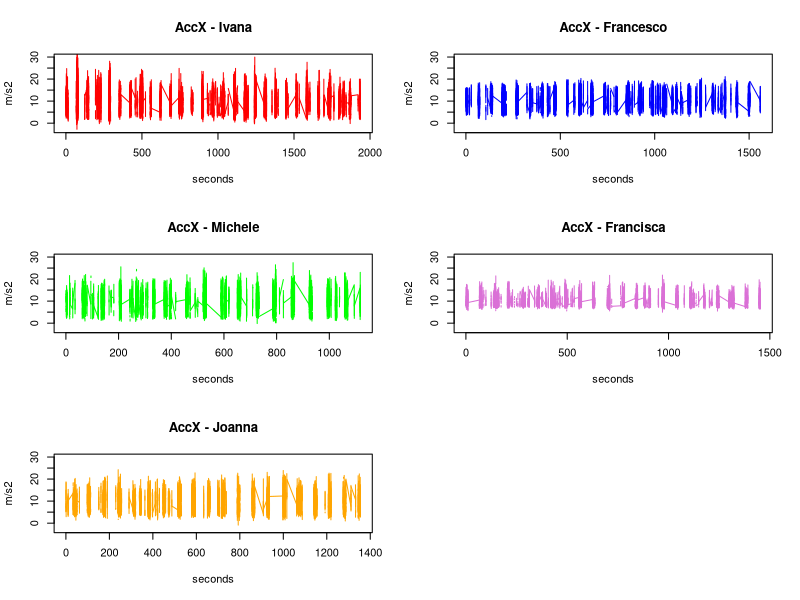
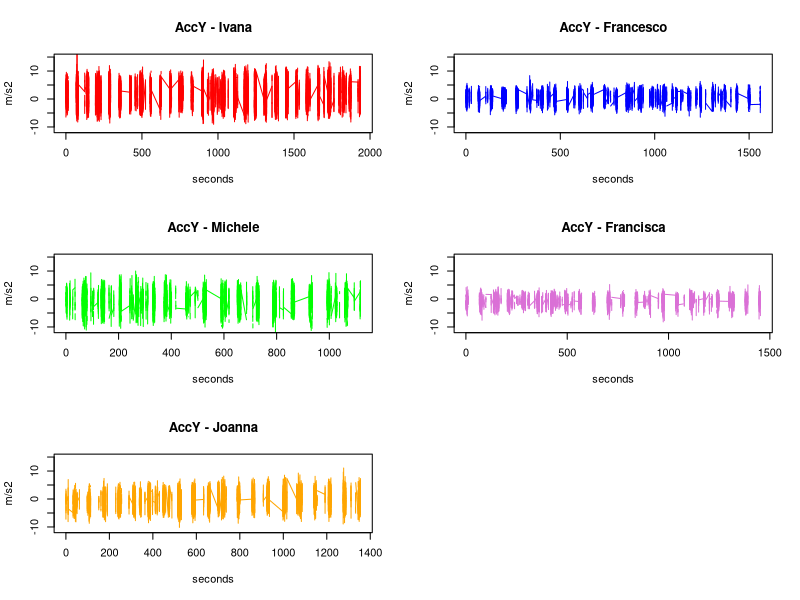
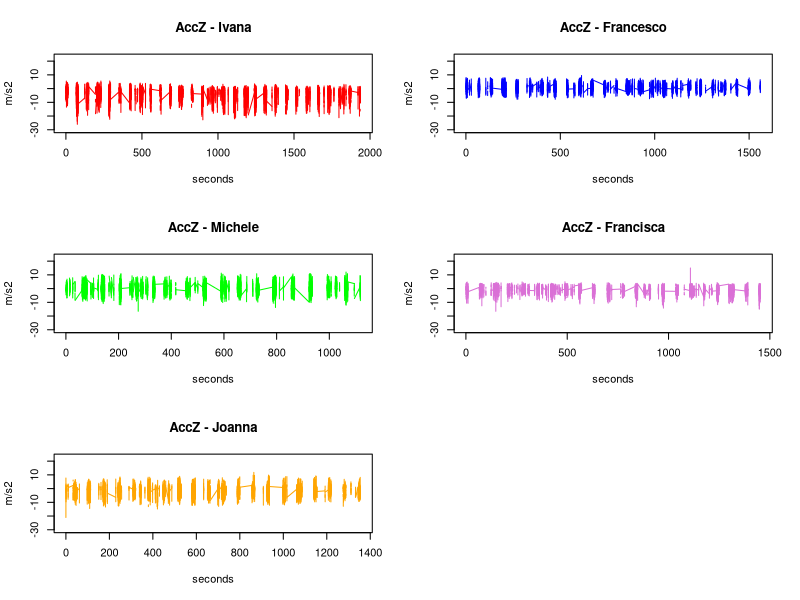
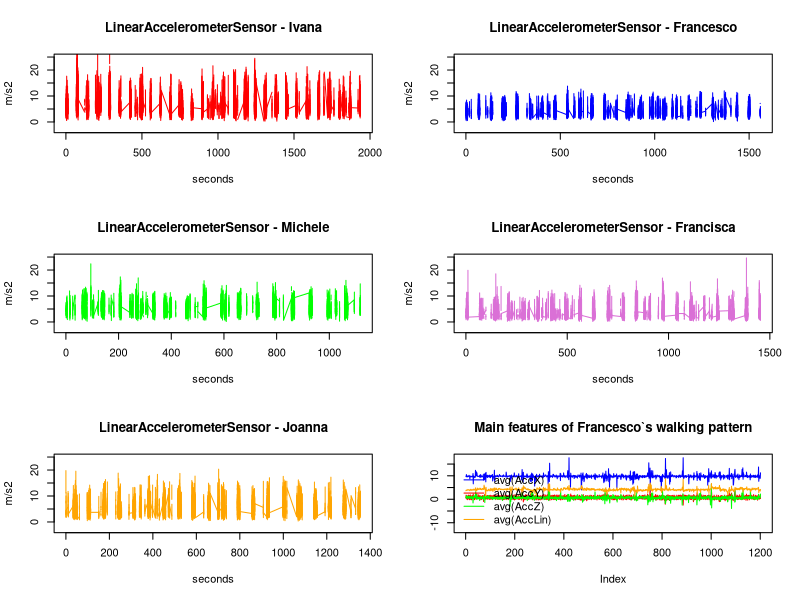
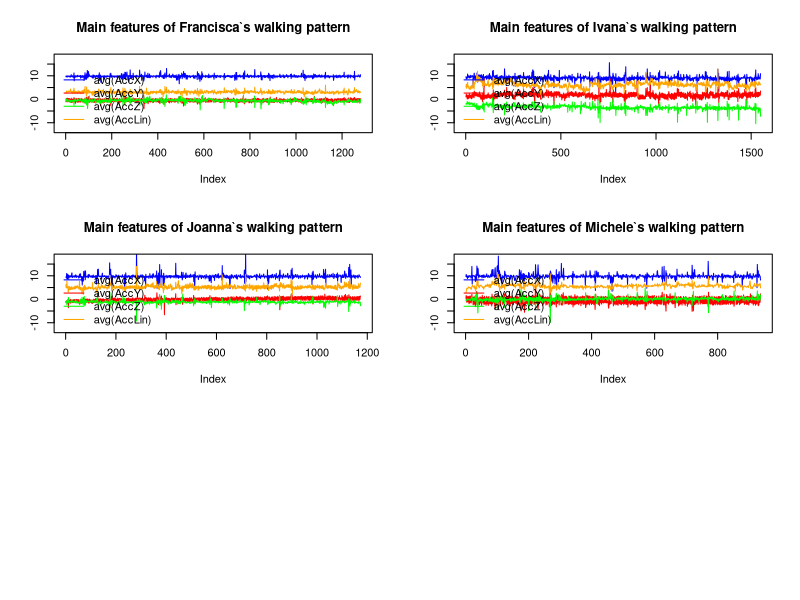
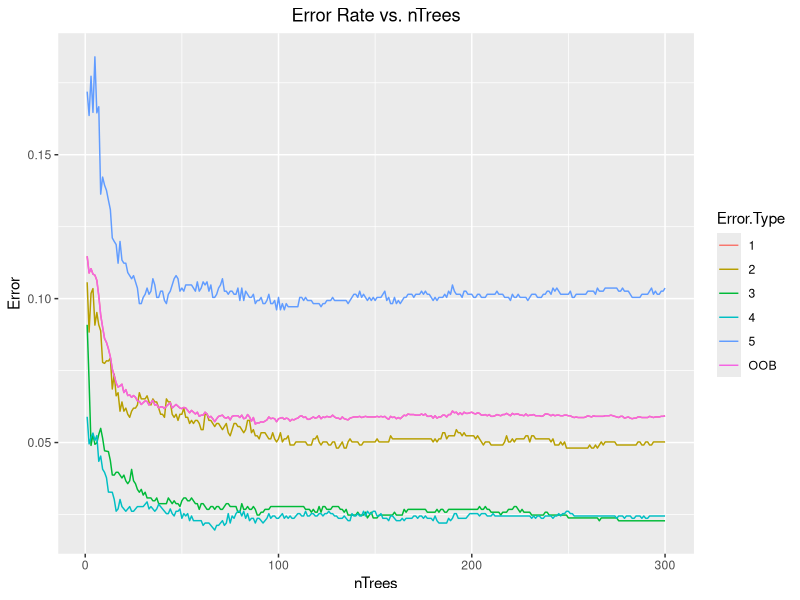
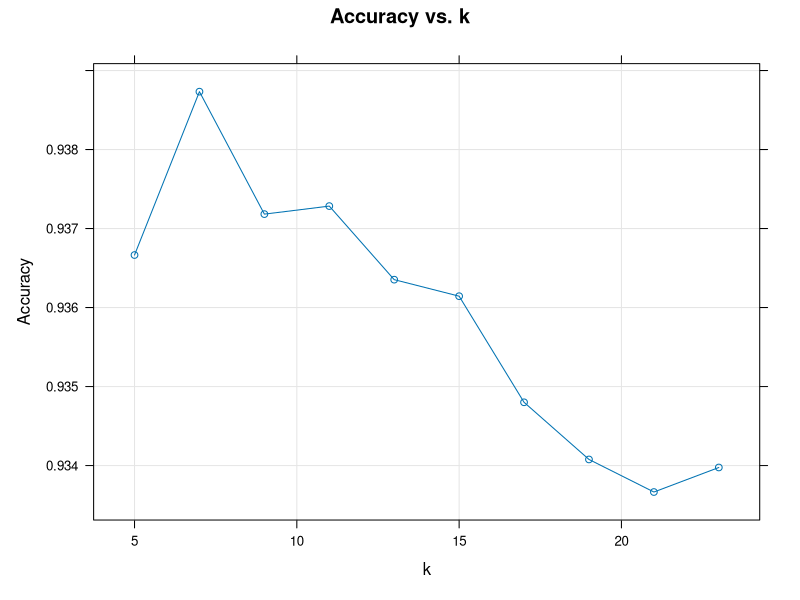

Write R code to recreate these figures, in order. (Note: a time limit stopped this script after it produced the figures.)
## ---- chunk 1
## Libraries
suppressMessages(require(randomForest, quietly = T))
suppressMessages(require(caret, quietly = T))
suppressMessages(require(MASS, quietly = T))
suppressMessages(require(e1071, quietly = T))
suppressMessages(require(doParallel, quietly = T))
suppressMessages(require(corrplot, quietly = T))
suppressMessages(require(glmnet, quietly = T))


Ivana.df <- read.csv('Ivana_2walk-Samsung Recording 1-cropped.csv')
Francesco.df <- read.csv('Francesco_2walk-Samsung Recording 2-cropped.csv')
Michele.df <- read.csv('Michele_2walk-Samsung Recording 2-cropped.csv')
Francisca.df <- read.csv('Francisca_2walk-Samsung Recording 1-cropped.csv')
Joanna.df <- read.csv('Asia_2walk-Samsung Recording 1-cropped.csv')
## ---- chunk 2
acc.type.plots <- function(column="AccX", ylim.min = 0, ylim.max = 28){
  par(mfrow=c(3,2))
  
  plot(Ivana.df$relative_time/1000, Ivana.df[[column]], type = "l", col="red", 
       main = paste0(column, " - Ivana"), ylim = c(ylim.min, ylim.max),
       ylab = "m/s2", xlab = "seconds")
  plot(Francesco.df$relative_time/1000, Francesco.df[[column]], type = "l", col="blue", 
       main = paste0(column, " - Francesco"), ylim = c(ylim.min, ylim.max),
       ylab = "m/s2", xlab = "seconds")
  plot(Michele.df$relative_time/1000, Michele.df[[column]], type = "l", col="green", 
       main = paste0(column, " - Michele"), ylim = c(ylim.min, ylim.max),
       ylab = "m/s2", xlab = "seconds")
  plot(Francisca.df$relative_time/1000, Francisca.df[[column]], type = "l", col="orchid", 
       main = paste0(column, " - Francisca"), ylim = c(ylim.min, ylim.max),
       ylab = "m/s2", xlab = "seconds")
  plot(Joanna.df$relative_time/1000, Joanna.df[[column]], type = "l", col="orange", 
       main = paste0(column, " - Joanna"), ylim = c(ylim.min, ylim.max),
       ylab = "m/s2", xlab = "seconds")
}

acc.type.plots(column="AccX", ylim.min = -3, ylim.max = 30)
## ---- chunk 3
acc.type.plots(column="AccY", ylim.min = -11, ylim.max = 15)
## ---- chunk 4
acc.type.plots(column="AccZ", ylim.min = -30, ylim.max = 23)
## ---- chunk 5
acc.type.plots(column="LinearAccelerometerSensor", ylim.min = -3, ylim.max = 25)
## ---- chunk 6
### It is a function that obtains possible bins for each dataset

slicer <- function(df, window.size=200, overlap = 100){
  # non-overlap size
  non_overlap <- window.size - overlap
  
  # starting index 
  from <- 1
  
  # starting relative time
  start <- df[["relative_time"]][1]
  
  # vector for created bins
  bins <- list()
  counter <- 1
  
  done <- FALSE
  while (done != TRUE) {
    # get possible bin indexes  = [start, end)
    bin.idx <- c(from, from + window.size)
    
    # get relative time indexes appropriate for that bin and save to bins vector
    bin <- c()
    for(i in start:nrow(df)) ifelse(df$relative_time[i] < bin.idx[2], bin <- c(bin, i), break)
    
    if(is.null(bin) == FALSE) {
      bins[[counter]] <- bin
      counter = counter + 1
    }
    
    # switch starting index for the next bin
    from <- from + non_overlap
    #start <- i
    start <- which(df$relative_time >= from)[1]

    # terminating condition:
    if(from > df[["relative_time"]][nrow(df)]) done <- TRUE
  }
  return(bins)
  }
## ---- chunk 7
## Numbers of possible bins with specific window.size and overlap
window.size = 500
overlap = 200

Ivana.bins <- slicer(Ivana.df, window.size=window.size, overlap = overlap)
paste("Ivana", length(Ivana.bins))
Michele.bins <- slicer(Michele.df, window.size=window.size, overlap = overlap)
paste("Michele", length(Michele.bins))
Francesco.bins <- slicer(Francesco.df, window.size=window.size, overlap = overlap)
paste("Francesco",length(Francesco.bins))
Francisca.bins <- slicer(Francisca.df, window.size=window.size, overlap = overlap)
paste("Francisca", length(Francisca.bins))
Joanna.bins <- slicer(Joanna.df, window.size=window.size, overlap = overlap)
paste("Joanna", length(Joanna.bins))
## ---- chunk 8
Ivana.df[Ivana.bins[[1]], ]
## ---- chunk 9
# function which computes the absolute difference
absolute_diff <- function(xx){
  ## calculated only for rows without NANs
  xx <- na.omit(xx)
  return((1/length(xx)) * sum(abs(xx - mean(xx))))}
## ---- chunk 10
build.features <- function(df, bins, person_ID){
  # initialize a feature dataframe
  feature.df <- data.frame()
  
  # iterate through bins, generate features and add to feature dataframe
  for(bin.ids in bins){
    bin <- df[bin.ids, ]
    created_obs <- data.frame(mean(bin$AccX, na.rm = TRUE), 
                              sd(bin$AccX, na.rm = TRUE), 
                              absolute_diff(bin$AccX), 
                              mean(bin$AccY, na.rm = TRUE),
                              sd(bin$AccY, na.rm = TRUE),
                              absolute_diff(bin$AccY), 
                              mean(bin$AccZ, na.rm = TRUE), 
                              sd(bin$AccZ, na.rm = TRUE),
                              absolute_diff(bin$AccZ), 
                              mean(bin$LinearAccelerometerSensor, na.rm = TRUE), 
                              person_ID)
    feature.df <- rbind(feature.df, created_obs)
  }
  
  names(feature.df) <- c('meanAccX', 'sdAccX', 'absdiff_AccX', 
                         'meanAccY', 'sdAccY', 'absdiff_AccY',
                         'meanAccZ', 'sdAccZ', 'absdiff_AccZ', 
                         'meanAccLin', 'person_ID')
  return(feature.df)
}


Francesco.feature.df <- build.features(Francesco.df, Francesco.bins, person_ID = 1)
Francisca.feature.df <- build.features(Francisca.df, Francisca.bins, person_ID = 2)
Ivana.feature.df <- build.features(Ivana.df, Ivana.bins, person_ID = 3)
Joanna.feature.df <- build.features(Joanna.df, Joanna.bins, person_ID = 4)
Michele.feature.df <- build.features(Michele.df, Michele.bins, person_ID = 5)
## ---- chunk 11
# function that plots main features (AccX, AccY, AccZ, LinAcc)
plot.features <- function(feature.df, person){
  plot(feature.df$meanAccX, col = "blue", ylim = c(-13,18), type = "l",
       ylab = "")
  points(x=1:nrow(feature.df), y = feature.df$meanAccY, 
         type = "l", col = "red")
  points(x=1:nrow(feature.df), y = feature.df$meanAccZ,
         type = "l", col = "green")
  points(x=1:nrow(feature.df), y = feature.df$meanAccLin,
         type = "l", col = "orange")
  title(paste0("Main features of ", person, "`s walking pattern"))
  legend("bottomleft", legend=c("avg(AccX)", 'avg(AccY)', 'avg(AccZ)', 'avg(AccLin)'),
         col = c("blue", 'red', "green", 'orange'), lwd = c(1,1,1,1), bty = "n")
}


plot.features(Francesco.feature.df, "Francesco")
## ---- chunk 12
plot.features(Francisca.feature.df, "Francisca")
## ---- chunk 13
plot.features(Ivana.feature.df, "Ivana")
## ---- chunk 14
plot.features(Joanna.feature.df, "Joanna")
## ---- chunk 15
plot.features(Michele.feature.df, "Michele")
## ---- chunk 16
walks.df <- rbind(Francesco.feature.df, 
                  Francisca.feature.df,
                  Ivana.feature.df, 
                  Joanna.feature.df, 
                  Michele.feature.df)
# removing NANs
walks.df <- na.omit(walks.df)
# reindex
rownames(walks.df) <- NULL
# show first rows 
head(walks.df)
## ---- chunk 17
prop.table(table(walks.df$person_ID))
## ---- chunk 18
set.seed(13401)

# idx for the training set
idx.train <- caret::createDataPartition(walks.df$person_ID, p = 0.8, list = FALSE)

# creating X_train and y_train sets
X_train <- walks.df[idx.train, ]
y_train <- as.factor(X_train$person_ID)
X_train$person_ID <- NULL

# creating test set
X_test <- walks.df[-idx.train, ]
y_test <- as.factor(X_test$person_ID)
X_test$person_ID <- NULL
## ---- chunk 19
# choosing the number of trees - based on X_train
RF.model <- randomForest(x = X_train, y = y_train, ntree=300, proximity=T)

head(RF.model$err.rate)
## ---- chunk 20
# using err.rate values from RF.model we create a dataframe in order to plot 
# the OOB errors using ggplot
oob.error <- data.frame(
  nTrees = rep(1:nrow(RF.model$err.rate), times = 6),
  Error.Type = rep(c('OOB', "1", "2", "3", "4", "5"), each =nrow(RF.model$err.rate)),
  Error = c(RF.model$err.rate[, "OOB"], 
            RF.model$err.rate[, 1],
            RF.model$err.rate[, 2],
            RF.model$err.rate[, 3],
            RF.model$err.rate[, 4],
            RF.model$err.rate[, 5])
)
## ---- chunk 21
require(ggplot2)

ggplot(data = oob.error, aes(x=nTrees, y = Error)) + 
  geom_line(aes(color = Error.Type)) + ggtitle("Error Rate vs. nTrees") + theme(plot.title = element_text(hjust = 0.5))

## ---- chunk 22
randomForest.fit.predict <- function(X_train, y_train, X_test, y_test, full.stats = TRUE){ 
  cat("\n\n\t\t\t RANDOM FOREST algorithm \n\n")
  # Model on training data
  model_RF = randomForest(x = X_train, y = y_train, ntree=150, proximity=T)
  
  # Check if all values are predicted (no NA's)
  ifelse(sum(is.na(model_RF$predicted)) != 0, 
         ok <- "There are NAN values in predictions", 
         ok <- "All predictions evaluated")
  if(full.stats==TRUE) print(ok)
  
  # Confusion matrix of the prediction (based on OOB data)
  if(full.stats==TRUE) {
  cat("\nConfusion matrix of the prediction (based on OOB data) : \n")
  print(model_RF$confusion)
  }
  ## Error rate based on OOB
  # model_RF$err.rate
  
  # Error on the training set
  err.train <- mean(as.vector(model_RF$predicted) != as.vector(y_train))*100
  cat(sprintf("\nTrain Missclassification rate: %f", round(err.train,2)))
  
  if(full.stats==TRUE) cat("\n\n       Predictions on the TEST set\n ------------------------------------ \n")
  
  # Predict from test set
  predictions <- predict(model_RF, newdata = X_test)
  
  # Error on the test set
  err.test <- mean(predictions != y_test)*100
  cat(sprintf("\nTest Missclassification rate: %f \n\n", round(err.test,2)))
  
  statistics <- confusionMatrix(predictions, y_test)
  if(full.stats==TRUE) print(statistics)
  else print(statistics$overall["Accuracy"])
  
  return(predictions)
}  

RF.pred <- randomForest.fit.predict(X_train, y_train, X_test, y_test)
## ---- chunk 23

lda.fit.predict <- function(X_train, y_train, X_test, y_test, full.stats=TRUE){
  cat("\n\n\t\t\t LDA - LINEAR DISCRIMINANT ANALYSIS algorithm \n\n")
  # Model
  mod_LDA = lda(y_train ~ ., data = X_train)
  
  # Prediction on train set
  tr_pred_LDA = predict(mod_LDA, X_train)
  
  # Check if all values are predicted (no NA's)
  ifelse(sum(is.na(tr_pred_LDA$class)) != 0, 
         ok <- "There are NAN values in predictions", 
         ok <- "All predictions evaluated")
  if(full.stats==TRUE) print(ok)
  
  # Error on the training set
  ETr_LDA = mean(as.vector(tr_pred_LDA$class) != as.vector(y_train))*100
  cat(sprintf("\nTrain Missclassification rate: %f", round(ETr_LDA,2)))
  
  if(full.stats==TRUE) cat("\n\n       Predictions on the TEST set\n ------------------------------------ \n")
  
  # Prediction on test set
  pred_LDA = predict(mod_LDA, X_test)
  
  # Error on the test set
  ETe_LDA <- mean(pred_LDA$class != y_test)*100
  cat(sprintf("\nTest Missclassification rate: %f \n\n", round(ETe_LDA,2)))
  
  # Statistics
  statistics <- confusionMatrix(pred_LDA$class, y_test)
  if(full.stats==TRUE) print(statistics)
  else print(statistics$overall["Accuracy"])
  
  return(pred_LDA)
}

lda.pred <- lda.fit.predict(X_train, y_train, X_test, y_test)
## ---- chunk 24

naivebayes.fit.predict <- function(X_train, y_train, X_test, y_test, full.stats=TRUE){
  cat("\n\n\t\t\t NAIVE BAYES algorithm \n\n")
  
  # Model
  mod_NB = naiveBayes(y_train ~ ., data = X_train, type = "raw")
  
  # Prediction on train set
  tr_pred = predict(mod_NB, X_train)

  # Check if all values are predicted (no NA's)
  ifelse(sum(is.na(tr_pred)) != 0, 
         ok <- "There are NAN values in predictions", 
         ok <- "All predictions evaluated")
  if(full.stats==TRUE) print(ok)
  
  # Error on the training set
  tr.error = mean(as.vector(tr_pred) != as.vector(y_train))*100
  cat(sprintf("\nTrain Missclassification rate: %f", round(tr.error,2)))
  
  if(full.stats==TRUE) cat("\n\n       Predictions on the TEST set\n ------------------------------------ \n")
  
  # Prediction on test set
  pred_NB = predict(mod_NB, X_test)   
  
  # Error on the test set
  MCE_NB = mean(pred_NB !=  y_test)*100
  cat(sprintf("\nTest Missclassification rate: %f \n\n", round(MCE_NB,2)))
  
  # Statistics
  statistics <- confusionMatrix(pred_NB, y_test)
  if(full.stats==TRUE) print(statistics)
  else print(statistics$overall["Accuracy"])
  
  return(pred_NB)
}

naivebayes.pred <- naivebayes.fit.predict(X_train, y_train, X_test, y_test)
## ---- chunk 25
set.seed(123)
registerDoParallel(cores=1)
trctrl <- trainControl(method = "repeatedcv", number = 10, repeats = 2)

knn_fit <- train(y = y_train ,
                 x = X_train, method = "knn",
                 trControl  = trctrl,
                 preProcess = c("center", "scale"),
                 tuneLength = 10)
# Take a look
print(paste("Best parameter:", as.character(knn_fit$bestTune)))
plot(knn_fit, main="Accuracy vs. k", xlab="k", ylab="Accuracy")
## ---- chunk 26
# function used inside knn.fit.predict
# it takes the label/class according to the highest probability
get_label <- function(predictions){
  n = nrow(predictions)
  pred_labels = rep(NA,n)
  for(i in 1:n){
    max.id <- which.max(predictions[i, ])
    pred_labels[i] <- names(predictions[i, max.id])
  }
  return(as.factor(pred_labels))
}
## ---- chunk 27
knn.fit.predict <- function(X_train, y_train, X_test, y_test, k=knn_fit$bestTune, full.stats=TRUE){
  cat("\n\n\t\t\t k-NEAREST NEIGHBOR algorithm \n\n")
  
  # Model
  mod_KNN = knn3(y=y_train, x = X_train, k)
  
  # Prediction on train set
  tr_pred = predict(mod_KNN, X_train)
  main_tr_pred = get_label(tr_pred)

  # Check if all values are predicted (no NA's)
  ifelse(sum(is.na(main_tr_pred)) != 0, 
         ok <- "There are NAN values in predictions", 
         ok <- "All predictions evaluated")
  if(full.stats==TRUE) print(ok)
  
  # Error on the training set
  tr.error = mean(as.vector(main_tr_pred) != as.vector(y_train))*100
  cat(sprintf("\nTrain Missclassification rate: %f", round(tr.error,2)))
  
  if(full.stats==TRUE) cat("\n\n       Predictions on the TEST set\n ------------------------------------ \n")
  
  # Prediction on test set
  pred_KNN = predict(mod_KNN, X_test)
  main_pred_KNN = get_label(pred_KNN)

  # Error on the test set
  te.error = mean(main_pred_KNN !=  y_test)*100
  cat(sprintf("\nTest Missclassification rate: %f \n\n", round(te.error,2)))

  # Statistics
  statistics <- confusionMatrix(main_pred_KNN, y_test)
  if(full.stats==TRUE) print(statistics)
  else print(statistics$overall["Accuracy"])
    
  return(main_pred_KNN)
}

knn.pred <- knn.fit.predict(X_train, y_train, X_test, y_test, k = 7)
## ---- chunk 28

lasso.fit.predict <- function(X_train, y_train, X_test, y_test, full.stats=TRUE){
  cat("\n\n\t\t\t LASSO algorithm \n\n")
  
  mod_LASSO = cv.glmnet(as.matrix(X_train), y_train, 
                        family = "multinomial", 
                        type.measure = "class",
                        parallel = T)
  if(full.stats==TRUE) print(c("min" = mod_LASSO$lambda.min, "1se" = mod_LASSO$lambda.1se))
  
  pred_tr_LASSO = predict(mod_LASSO, newx = as.matrix(X_train), 
                          type = "class", 
                          s = mod_LASSO$lambda.1se)

  # Error on the training set
  tr.error = mean(as.vector(pred_tr_LASSO) != as.vector(y_train))*100
  cat(sprintf("\nTrain Missclassification rate: %f", round(tr.error,2)))
  
  if(full.stats==TRUE) cat("\n\n       Predictions on the TEST set\n ------------------------------------ \n")
  
  # Prediction on test set
  pred_LASSO = predict(mod_LASSO, newx = as.matrix(X_test), type = "class", s = mod_LASSO$lambda.1se)
  test_pred_LASSO = as.factor(pred_LASSO)

  # Error on the test set
  te.error = mean(test_pred_LASSO !=  y_test)*100
  cat(sprintf("\nTest Missclassification rate: %f \n\n", round(te.error,2)))

  # Statistics
  statistics <- confusionMatrix(test_pred_LASSO, y_test)
  if(full.stats==TRUE) print(statistics)
  else print(statistics$overall["Accuracy"])
  
  return(test_pred_LASSO)
}

lasso.pred <-lasso.fit.predict(X_train, y_train, X_test, y_test)
## ---- chunk 29

svm.fit.predict <- function(X_train, y_train, X_test, y_test, full.stats=TRUE){
  cat("\n\n\t\t\t SVM algorithm \n\n")
  
  # Model
  mod.svm <-svm(x = X_train, y = y_train)
  
  # Prediction on train set
  train.pred <- predict(mod.svm, X_train)

  # Check if all values are predicted (no NA's)
  ifelse(sum(is.na(train.pred)) != 0, 
         ok <- "There are NAN values in predictions", 
         ok <- "All predictions evaluated")
  if(full.stats==TRUE) print(ok)
  
  # Error on the training set
  tr.error = mean(as.vector(train.pred) != as.vector(y_train))*100
  cat(sprintf("\nTrain Missclassification rate: %f", round(tr.error,2)))
  
  if(full.stats==TRUE) cat("\n\n       Predictions on the TEST set\n ------------------------------------ \n")
  
  # Prediction on test set
  pred_svm = predict(mod.svm, X_test)

  # Error on the test set
  te.error = mean(pred_svm !=  y_test)*100
  cat(sprintf("\nTest Missclassification rate: %f \n\n", round(te.error,2)))

  # Statistics
  statistics <- confusionMatrix(pred_svm, y_test)
  if(full.stats==TRUE) print(statistics)
  else print(statistics$overall["Accuracy"])
    
  return(pred_svm)
}

svm.pred <- svm.fit.predict(X_train, y_train, X_test, y_test)
## ---- chunk 30
stacking.model <- function(knn.pred, RF.pred, lasso.pred, svm.pred){
  ## Majority voting using all the models

  stacking.pred.all <- cbind(knn   = as.character(knn.pred),
                           RF    = as.character(RF.pred),
                           #LDA   = as.character(lda.pred$class),
                           #NaivB = as.character(naivebayes.pred),
                           Lasso = as.character(lasso.pred),
                           SVM   = as.character(svm.pred) )

  # finding for each row (obs) the mode
  stacking.pred.all <- as.factor( apply(stacking.pred.all, 1, function(x) names(which.max(table(x))) ) )
                  
  return(stacking.pred.all)
}

stacking.pred <- stacking.model(knn.pred, RF.pred, lasso.pred, svm.pred)
## ---- chunk 31
stacking.statistics <- function(stacking.pred, y_test, full.stats=TRUE){
  cat("\n\n\t\t\t STACKING MODEL \n\n")
  
  te.error = mean(stacking.pred !=  y_test)*100
  cat(sprintf("\nTest Missclassification rate: %f \n\n", round(te.error,2)))

  # Statistics
  statistics <- confusionMatrix(as.factor(stacking.pred), y_test)
  if(full.stats==TRUE) print(statistics)
  else print(statistics$overall["Accuracy"])
}

stacking.statistics(stacking.pred, y_test)
## ---- chunk 32
whole.pipeline <- function(Ivana.df, Michele.df, Francesco.df, Francisca.df, Joanna.df, window.size, overlap, filename){
  cat(paste("#################\n","window.size  = ", window.size, "\noverlap = ", overlap, "\n#################"))
  
  ## Dividing into bins
  Ivana.bins <- slicer(Ivana.df, window.size=window.size, overlap = overlap)
  cat(paste("\nIvana", length(Ivana.bins)))
  Michele.bins <- slicer(Michele.df, window.size=window.size, overlap = overlap)
  cat(paste("\nMichele", length(Michele.bins)))
  Francesco.bins <- slicer(Francesco.df, window.size=window.size, overlap = overlap)
  cat(paste("\nFrancesco",length(Francesco.bins)))
  Francisca.bins <- slicer(Francisca.df, window.size=window.size, overlap = overlap)
  cat(paste("\nFrancisca", length(Francisca.bins)))
  Joanna.bins <- slicer(Joanna.df, window.size=window.size, overlap = overlap)
  cat(paste("\nJoanna", length(Joanna.bins)))
  
  ## Building feature dataframes
  Francesco.feature.df <- build.features(Francesco.df, Francesco.bins, person_ID = 1)
  Francisca.feature.df <- build.features(Francisca.df, Francisca.bins, person_ID = 2)
  Ivana.feature.df <- build.features(Ivana.df, Ivana.bins, person_ID = 3)
  Joanna.feature.df <- build.features(Joanna.df, Joanna.bins, person_ID = 4)
  Michele.feature.df <- build.features(Michele.df, Michele.bins, person_ID = 5)
  
  ## Merging into one dataframe
  walks.df <- rbind(Francesco.feature.df, 
                  Francisca.feature.df,
                  Ivana.feature.df, 
                  Joanna.feature.df, 
                  Michele.feature.df)
  walks.df <- na.omit(walks.df)
  rownames(walks.df) <- NULL # reindex
  
  ########     MACHINE LEARNING
  
  ## Splitting into Test Set and Train Set
  idx.train <- caret::createDataPartition(walks.df$person_ID, p = 0.8, list = FALSE)
  X_train <- walks.df[idx.train, ]
  y_train <- as.factor(X_train$person_ID)
  X_train$person_ID <- NULL

  X_test <- walks.df[-idx.train, ]
  y_test <- as.factor(X_test$person_ID)
  X_test$person_ID <- NULL
  
  ## Models and Predictions
  RF.pred <- randomForest.fit.predict(X_train, y_train, X_test, y_test, full.stats = FALSE)
  lda.pred <- lda.fit.predict(X_train, y_train, X_test, y_test, full.stats = FALSE)
  naivebayes.pred <- naivebayes.fit.predict(X_train, y_train, X_test, y_test, full.stats = FALSE)
  lasso.pred <-lasso.fit.predict(X_train, y_train, X_test, y_test, full.stats = FALSE)
  knn.pred <- knn.fit.predict(X_train, y_train, X_test, y_test, k=7, full.stats = FALSE) #TODO: k via CrossVal
  svm.pred <- svm.fit.predict(X_train, y_train, X_test, y_test, full.stats = FALSE)

  # Stacking model
  stacking.pred <- stacking.model(knn.pred, RF.pred, lasso.pred, svm.pred)
  stacking.statistics(stacking.pred, y_test, full.stats = FALSE)
  
  
  all.predictions <- as.data.frame(y_test)
  all.predictions <- cbind(all.predictions, 
                           as.data.frame(RF.pred), 
                           as.data.frame(lda.pred$class),
                           as.data.frame(naivebayes.pred),
                           as.data.frame(lasso.pred),
                           as.data.frame(knn.pred),
                           as.data.frame(svm.pred),
                           as.data.frame(stacking.pred)
                           )

  write.csv(x=all.predictions, file = filename, quote = FALSE)
}
## ---- chunk 33
whole.pipeline(Ivana.df, Michele.df, Francesco.df, Francisca.df, Joanna.df, window.size=10000, overlap=3000, filename="W10000-O3000_predictions.csv")
## ---- chunk 34
w200 <- read.csv("W200-O100_predictions.csv")
w300 <- read.csv("W300-O150_predictions.csv")
w400 <- read.csv("W400-O200_predictions.csv")
w500 <- read.csv("W500-O200_predictions.csv")
w600 <- read.csv("W600-O200_predictions.csv")
w800 <- read.csv("W800-O400_predictions.csv")
w1000 <- read.csv("W1000-O400_predictions.csv")
w1500 <- read.csv("W1500-O800_predictions.csv")
#w10000 <- read.csv("W10000-O3000_predictions.csv")


x.bin <- c(200, 300, 400, 500, 600, 800, 1000, 1500)
y.RF <- c()
y.LDA <- c()
y.Naive.Bayes <- c()
y.LASSO <- c()
y.kNN <- c()
y.SVM <- c()
y.Stacking <- c()

for (win in list(w200, w300, w400, w500, w600, w800, w1000, w1500)){
  Random.Forest <- confusionMatrix(as.factor(win$RF.pred), as.factor(win$y_test))
  LDA <- confusionMatrix(as.factor(win$lda.pred.class), as.factor(win$y_test))
  Naive.Bayes <- confusionMatrix(as.factor(win$naivebayes.pred), as.factor(win$y_test))
  LASSO <- confusionMatrix(as.factor(win$lasso.pred), as.factor(win$y_test))
  kNN <- confusionMatrix(as.factor(win$knn.pred), as.factor(win$y_test))
  SVM <- confusionMatrix(as.factor(win$svm.pred), as.factor(win$y_test))
  Stacking <- confusionMatrix(as.factor(win$stacking.pred), as.factor(win$y_test))

  y.RF <- c(y.RF, Random.Forest$overall["Accuracy"])
  y.LDA <- c(y.LDA, LDA$overall["Accuracy"])
  y.Naive.Bayes <- c(y.Naive.Bayes, Naive.Bayes$overall["Accuracy"])
  y.LASSO <- c(y.LASSO, LASSO$overall["Accuracy"])
  y.kNN <- c(y.kNN, kNN$overall["Accuracy"])
  y.SVM <- c(y.SVM, SVM$overall["Accuracy"])
  y.Stacking <- c(y.Stacking, Stacking$overall["Accuracy"])

}


### Accuracy vs bin.size
plot(x.bin, as.vector(y.RF), type = "l", xlim = c(200, 1500), ylim=c(0.6, 1), 
     main = "Accuracy vs. Window Size", xlab = "Window size", ylab = "Accuarcy", col="red")
lines(x.bin, y.LDA, type = "l", col="orange")
lines(x.bin, y.Naive.Bayes, col = "darkblue")
lines(x.bin, y.LASSO, col="blue")
lines(x.bin, y.kNN, col = "black")
lines(x.bin, y.SVM, col= "orchid")
lines(x.bin, y.Stacking, col= "green")
legend(x="bottomright", y=0.92, legend = c( "LDA", "LASSO", "Naive.Bayes", "Random.Forest", "k-Nearest.Neighbor", "SVM", "Stacking.Model"),
       col = c("orange", 'blue', "darkblue", 'red', 'black', 'orchid', 'green'),lwd = rep(1, 6), seg.len = 1, bty = "n")

## ---- chunk 35
barplot(c(y.RF[7], y.LDA[7], y.Naive.Bayes[7], y.LASSO[7], y.kNN[7], y.SVM[7], y.Stacking[7]), 
        main = "Barplot of Accuracy values for each method \n(window.size = 1000, overlap=400)", ylab = "Accuracy",
        col = "dodgerblue", ylim = c(0.7, 1), axisnames = TRUE, xpd = F,
        names.arg = c( "LDA", "LASSO", "NB", "RF", "k-NN", "SVM", "Stack"))
